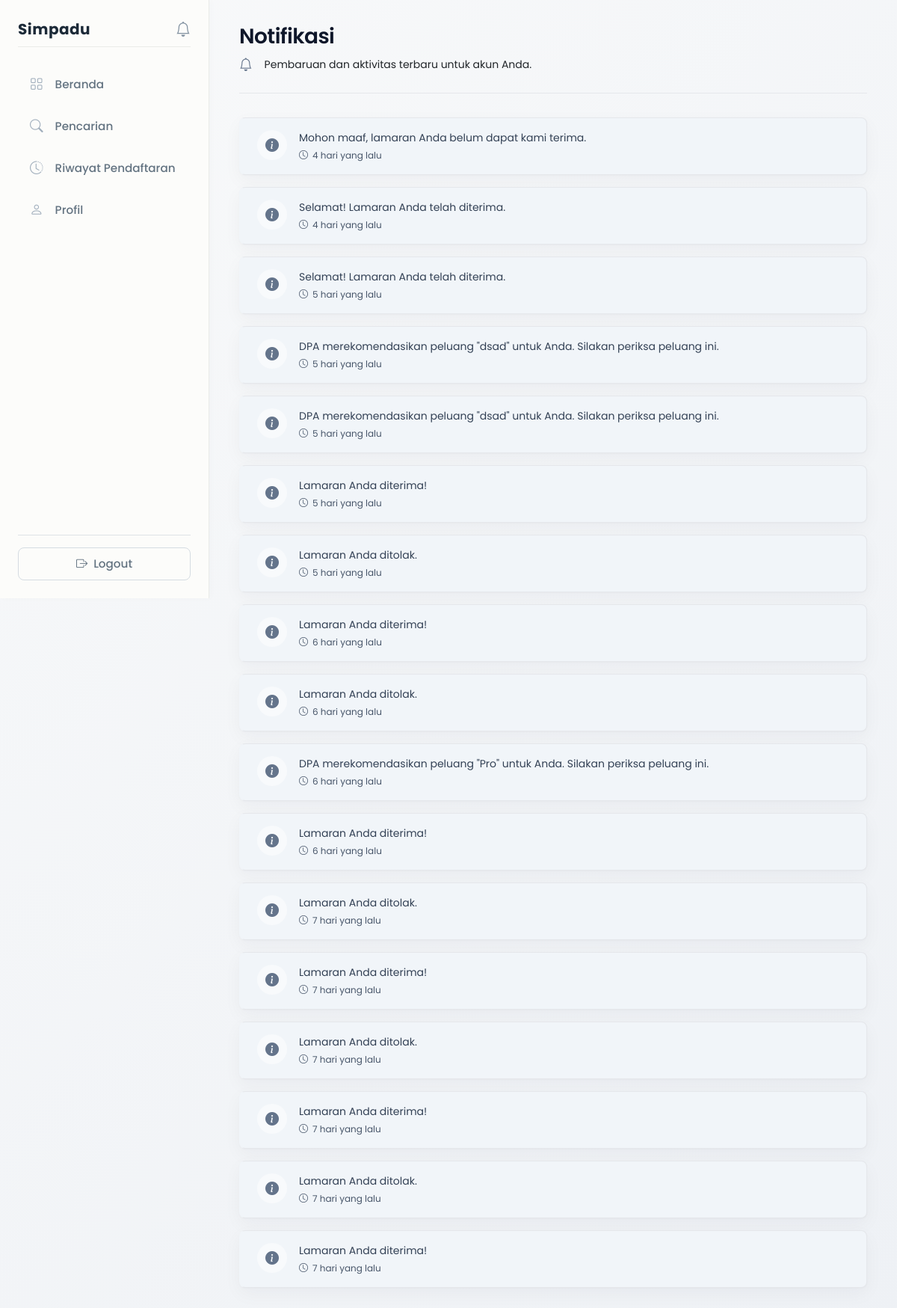
The page /views/notifications.php (signed in) on the database its author committed.
### tables this page shows
CREATE TABLE `notifikasi` (
  `id` int NOT NULL,
  `user_id` int NOT NULL,
  `pesan` text,
  `pesan_custom` text,
  `tipe_notifikasi` enum('standard','recommendation','result') DEFAULT 'standard',
  `related_id` int DEFAULT NULL,
  `pengirim_id` int DEFAULT NULL,
  `status_baca` tinyint(1) DEFAULT '0',
  `created_at` timestamp NULL DEFAULT CURRENT_TIMESTAMP
);

### views/notifications.php (the view, shortened to what this page needs)
<?php
include __DIR__ . '/../config/database.php';
$user_id = $_SESSION['user_id'];
$query = "SELECT * FROM notifikasi WHERE user_id = ? ORDER BY created_at DESC";
$stmt = mysqli_prepare($conn, $query);
mysqli_stmt_bind_param($stmt, 'i', $user_id);
mysqli_stmt_execute($stmt);
$result = mysqli_stmt_get_result($stmt);
$notifications = [];
while ($row = mysqli_fetch_assoc($result)) {
    $notifications[] = $row;
}
?>
<!DOCTYPE html>
<html lang="id">
<head>
    <link href="https://cdn.jsdelivr.net/npm/bootstrap@5.3.0/dist/css/bootstrap.min.css" rel="stylesheet">
    <link rel="stylesheet" href="https://cdn.jsdelivr.net/npm/bootstrap-icons@1.11.0/font/bootstrap-icons.css">
    <link rel="stylesheet" href="../assets/css/design-system.css">
    <link rel="stylesheet" href="../assets/css/global.css">
    <link rel="stylesheet" href="../assets/css/layout.css">
    <link rel="stylesheet" href="../assets/css/components.css">
    <link rel="stylesheet" href="../assets/css/dashboard.css"> <link rel="stylesheet" href="../assets/css/notifications.css"> </head>
<body>
<div class="d-flex">
    <?php include __DIR__ . '/layouts/sidebar.php'; ?>
    <div class="content">
        <div class="page-header d-flex flex-column flex-md-row justify-content-between align-items-md-end gap-3">
            <div>
                <h1 class="page-title">Notifikasi</h1>
                <div class="page-subtitle mt-2 d-flex align-items-center">
                    <i class="bi bi-bell me-2" style="color: var(--icon-muted); font-size: 1.1rem;"></i>
                    <span class="text-body">Pembaruan dan aktivitas terbaru untuk akun Anda.</span>
                </div>
            </div>
        </div>
        <div class="notification-container mt-4">
            <?php if (empty($notifications)): ?>
                <div class="alert-empty-state">
                    <i class="bi bi-bell-slash"></i>
                    <div>
                        <strong>Tidak ada notifikasi baru</strong>
                        <span>Anda sudah membaca semua pemberitahuan saat ini.</span>
                    </div>
                </div>
            <?php else: ?>
                <div class="d-flex flex-column gap-3">
                    <?php foreach ($notifications as $notif): ?>
                        <div class="notification-card <?php echo $notif['status_baca'] == 0 ? 'is-unread' : 'is-read'; ?>"
                             data-notif-id="<?php echo $notif['id']; ?>">
                            <div class="d-flex gap-3 align-items-start">
                                <div class="notification-icon">
                                    <i class="bi bi-info-circle-fill"></i>
                                </div>
                                <div class="notification-content flex-grow-1">
                                    <a href="detail_notification.php?id=<?php echo $notif['id']; ?>" class="notification-link text-decoration-none">
                                        <div class="notification-message">
                                            <?php echo htmlspecialchars($notif['pesan']); ?>
                                        </div>
                                        <div class="notification-meta mt-1">
                                            <i class="bi bi-clock"></i>
                                            <span class="notification-date">
                                                <?php
                                                $date = new DateTime($notif['created_at']);
                                                $now = new DateTime();
                                                $diff = $now->diff($date);
                                                if ($diff->days > 0) {
                                                    echo $diff->days . ' hari yang lalu';
                                                } elseif ($diff->h > 0) {
                                                    echo $diff->h . ' jam yang lalu';
                                                } elseif ($diff->i > 0) {
                                                    echo $diff->i . ' menit yang lalu';
                                                } else {
                                                    echo 'Baru saja';
                                                }
                                                ?>
                                            </span>
                                        </div>
                                    </a>
                                </div>
                            </div>
                        </div>
                    <?php endforeach; ?>
                </div>
            <?php endif; ?>
        </div>
    </div>
</div>
</body>
</html>

### assets/css/design-system.css (style rules this page uses)
:root { --color-white: #FFFFFF; --text-primary: #0F172A; --text-secondary: #334155; --text-muted: #475569; --icon-muted: #64748B; --border-normal: #CBD5E1; --border-light: #E5E7EB; --bg-light: #F1F5F9; --bg-hover-light: #F8FAFC; --primary-base: #1E3A8A; --primary-hover: #1E40AF; --success-text: #065F46; --success-bg: #D1FAE5; --success-border: #6EE7B7; --danger-text: #991B1B; --danger-base: #DC2626; --danger-hover: #B91C1C; --danger-bg: #FEE2E2; --danger-bg-hover: #FEF2F2; --danger-border: #FCA5A5; --danger-border-hover: #F87171; --warning-base: #D97706; --warning-hover: #B45309; --warning-bg-hover: #FFFBEB; --warning-border: #FDE68A; --warning-border-hover: #FCD34D; --bg-canvas: var(--bg-light); --bg-surface: var(--color-white); --bg-subtle: var(--bg-hover-light); --border-base: var(--border-light); --text-headline: var(--text-primary); --text-body: var(--text-secondary); --text-subtle: var(--text-muted); --primary: var(--primary-base); --primary-hover-color: var(--primary-hover); --secondary: var(--border-normal); --secondary-hover: var(--border-light); --secondary-text: var(--text-secondary); --success: var(--success-text); --success-hover: var(--success-text); --success-light: var(--success-bg); --warning: var(--warning-base); --warning-hover: var(--warning-hover); --warning-light: var(--warning-bg-hover); --danger: var(--danger-base); --danger-hover-color: var(--danger-hover); --danger-light: var(--danger-bg); --info: var(--primary-base); --info-hover: var(--primary-hover); --info-light: var(--bg-hover-light); --border-active: var(--primary-base); --border-width-base: 1px; --border-width-active: 1.5px; --radius-base: 6px; --radius-sm: 4px; --radius-lg: 8px; --shadow-subtle: 0 1px 3px rgba(15, 23, 42, 0.02), 0 8px 24px rgba(15, 23, 42, 0.04); --shadow-hover: 0 4px 6px rgba(15, 23, 42, 0.03), 0 12px 32px rgba(15, 23, 42, 0.06); --shadow-card: 0 2px 8px rgba(15, 23, 42, 0.06); --font-primary: 'Poppins', sans-serif; --letter-spacing-tight: -0.02em; --letter-spacing-normal: 0; --letter-spacing-wide: 0.02em; --transition-fast: 0.15s ease; --transition-base: 0.2s ease; --transition-slow: 0.3s ease; --icon-xs: 14px; --icon-sm: 16px; --icon-md: 20px; --icon-lg: 24px; --icon-stroke: 1.5px; }

### assets/css/global.css (style rules this page uses)
body { font-family: 'Poppins', sans-serif; background: linear-gradient(135deg, #f8f9fa, #eef1f5); margin: 0; padding: 0; }
.mt-1 { margin-top: 0.25rem !important; }
.mt-2 { margin-top: 0.5rem !important; }
.mt-4 { margin-top: 1.5rem !important; }
.page-header { margin-bottom: 2rem; padding-bottom: 1rem; border-bottom: 1px solid #eaebef; }
.page-title { font-size: 1.5rem; font-weight: 600; color: #1c2a38; margin-bottom: 0.5rem; }
.page-subtitle { color: #637381; font-size: 0.875rem; font-weight: 400; }

### assets/css/layout.css (style rules this page uses)
.content { margin-left: 280px; padding: 2rem; flex: 1; min-height: 100vh; }

### assets/css/dashboard.css (style rules this page uses)
body { background-color: var(--bg-canvas); font-family: var(--font-primary); color: var(--text-body); -webkit-font-smoothing: antialiased; margin: 0; padding: 0; }
.content { padding: 32px 40px; width: 100%; min-height: 100vh; box-sizing: border-box; }
.page-header { margin-bottom: 32px; padding-bottom: 24px; border-bottom: var(--border-width-base) solid var(--border-base); }
.page-title { color: var(--text-headline); font-weight: 600; letter-spacing: var(--letter-spacing-tight); font-size: 28px; margin-bottom: 8px; margin-top: 0; }
.page-subtitle { color: var(--text-subtle); font-size: 14px; font-weight: 400; margin: 0; display: flex; align-items: center; gap: 8px; }

### rows shown on the page
notifikasi: pesan "Mohon maaf, lamaran Anda belum dapat kami terima.", created_at "4"
notifikasi: pesan "Selamat! Lamaran Anda telah diterima.", created_at "4"
notifikasi: pesan "Selamat! Lamaran Anda telah diterima.", created_at "5"
notifikasi: pesan "DPA merekomendasikan peluang \"dsad\" untuk Anda. Silakan periksa peluang ini.", created_at "5"
notifikasi: pesan "DPA merekomendasikan peluang \"dsad\" untuk Anda. Silakan periksa peluang ini.", created_at "5"
notifikasi: pesan "Lamaran Anda diterima!", created_at "5"
notifikasi: pesan "Lamaran Anda ditolak.", created_at "5"
notifikasi: pesan "Lamaran Anda diterima!", created_at "6"
notifikasi: pesan "Lamaran Anda ditolak.", created_at "6"
notifikasi: pesan "DPA merekomendasikan peluang \"Pro\" untuk Anda. Silakan periksa peluang ini."
notifikasi: pesan "Lamaran Anda diterima!", created_at "6"
notifikasi: pesan "Lamaran Anda ditolak.", created_at "7"
notifikasi: pesan "Lamaran Anda diterima!", created_at "7"
notifikasi: pesan "Lamaran Anda ditolak.", created_at "7"
notifikasi: pesan "Lamaran Anda diterima!", created_at "7"
notifikasi: pesan "Lamaran Anda ditolak.", created_at "7"
notifikasi: pesan "Lamaran Anda diterima!", created_at "7"
